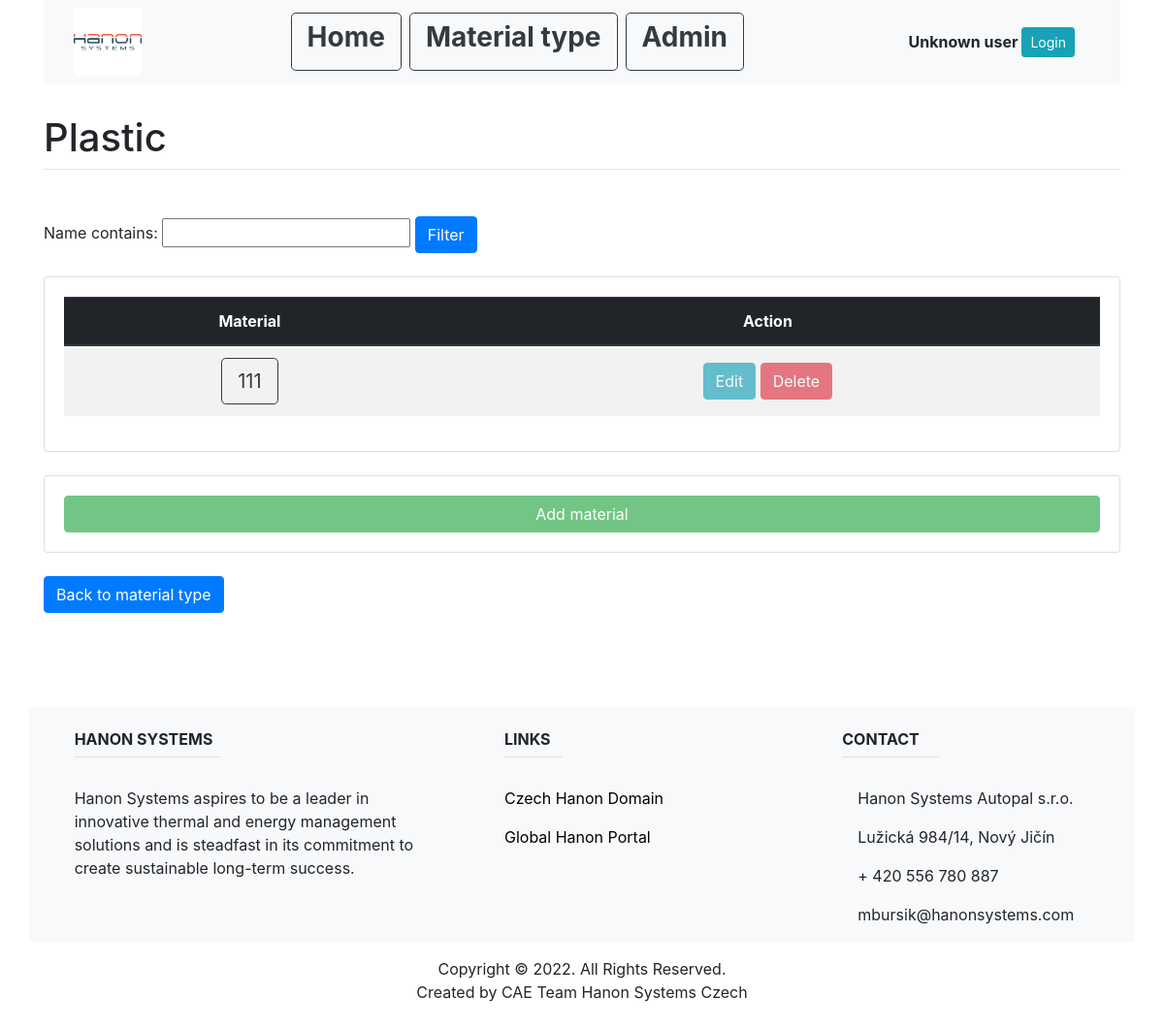
/material_type_list/plastic/5/, run on an earlier commit of the app's database.
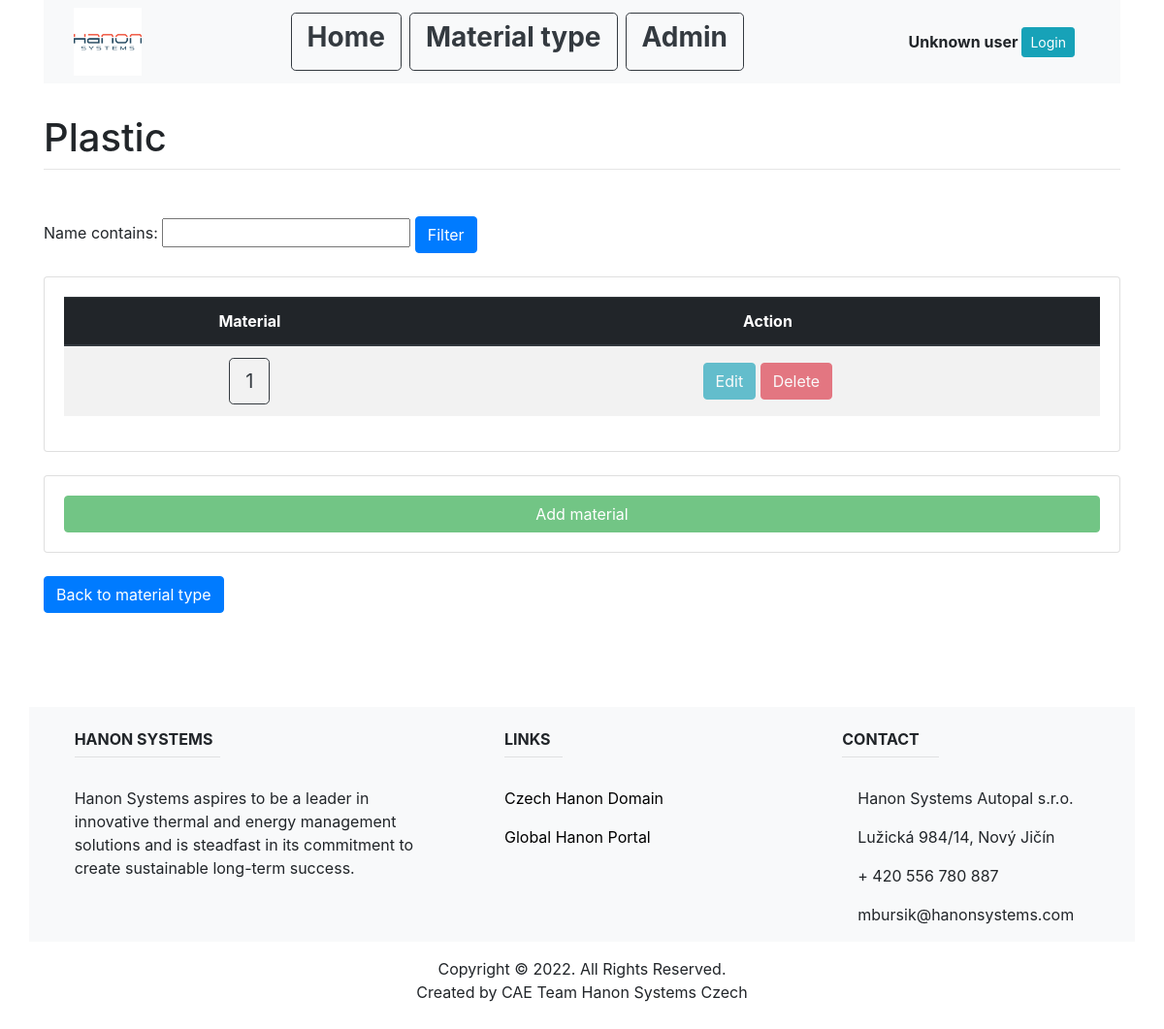
And on a later commit of the database.
### main/models.py (models this page shows, shortened)
class Plastic(models.Model):
    name = models.CharField(max_length=200, unique=True)
    material_type_id = models.ForeignKey(MaterialType, on_delete=models.CASCADE)

### main/views.py (the view)
# urls.py: path('material_type_list/plastic/<int:material_type_id>/', views.plastic_list, name="plastic_list"),
def plastic_list(response, material_type_id):
    material_type = MaterialType.objects.get(pk=material_type_id)
    material_ls = Plastic.objects.filter(material_type_id=material_type_id)
    my_filter = MaterialFilter(response.GET, queryset=material_ls)
    material_ls = my_filter.qs
    return render(response, "main/plastic_list.html", {
        "material_ls": material_ls,
        "material_type": material_type,
        "my_filter": my_filter,
        })

### main/templates/main/plastic_list.html (shortened to what this page needs)
{% extends "main/base.html" %}
{% block content %}
<br>
<h1 class="mt-2">{{material_type.name}}</h1>
<hr class="mt-0 mb-4">
<br>
<div>
   <form method="get">
   {{my_filter.form}}
   <button class="btn btn-primary" type="submit">Filter</button>
   </form>
</div>
<br>
<div class="card card-body">
   <table class="table table-striped">
     <thead class="thead-dark">
     <tr>
         <th class="text-center align-middle" scope="col">Material</th>
         <th class="text-center align-middle" scope="col">Action</th>
     </tr>
     </thead>
     <tbody>
         {% for item in material_ls %}
         <tr>
             <td class="text-center align-middle">
                 <a class="btn btn-outline-dark btn-lg" href="{%url 'water_info' material_type.id item.id%}" role="button">{{item.name}}</a>
             </td>
             {% if user.is_authenticated %}
             <td class="text-center align-middle">
               <a class="btn btn-info" href="{%url 'update_plastic' material_type.id item.id%}">Edit</a>
               <a class="btn btn-danger" href="{%url 'delete_plastic' material_type.id item.id%}">Delete</a>
             </td>
             {% else %}
             <td class="text-center align-middle">
               <a class="btn btn-info disabled" href="{%url 'update_plastic' material_type.id item.id%}">Edit</a>
               <a class="btn btn-danger disabled" href="{%url 'delete_plastic' material_type.id item.id%}">Delete</a>
             </td>
             {% endif %}
         </tr>
         {% empty %}
         <h2>Sorry no available data</h2>
         {% endfor %}
     </tbody>
   </table>
</div>
<br>
<div class="card card-body">
    {% if user.is_authenticated %}
    <a class="btn btn-success " href="{%url 'create_plastic' material_type.id %}">Add material</a>
    {% else %}
    <a class="btn btn-success disabled" href="{%url 'create_plastic' material_type.id %}">Add material</a>
    {% endif %}
</div>
<br>
<a class="btn btn-primary" href="/material_type_list" role="button">Back to material type</a>
{% endblock %}

What changed in the data, as far as the page shows it:
removed Plastic: name "111"
added Plastic: name "1"
